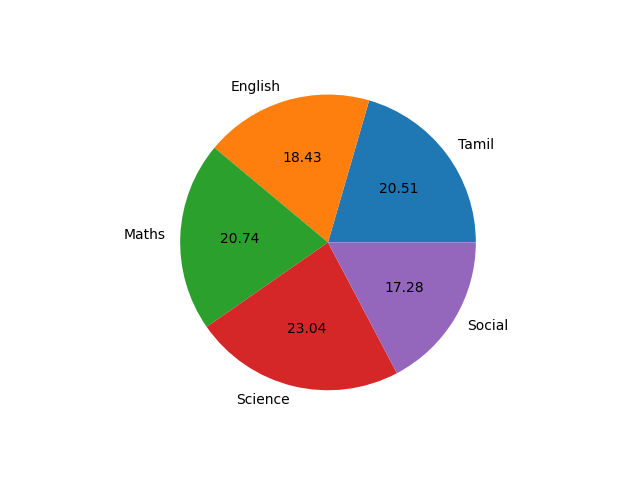

Write Python code to recreate this figure.
import matplotlib.pyplot as plt
sizes=[89,80,90,100,75]
labels=["Tamil","English","Maths","Science","Social"]
plt.pie(sizes,labels=labels,autopct="%.2f")
plt.show()
